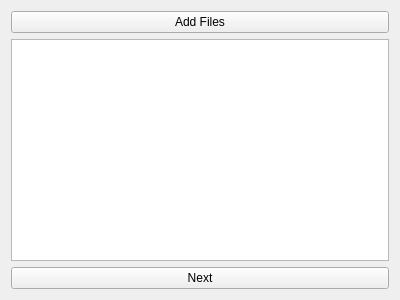
<?xml version="1.0" encoding="UTF-8"?>
<ui version="4.0">
 <class>StartWidget</class>
 <widget class="QWidget" name="StartWidget">
  <property name="geometry">
   <rect>
    <x>0</x>
    <y>0</y>
    <width>400</width>
    <height>300</height>
   </rect>
  </property>
  <property name="windowTitle">
   <string>Form</string>
  </property>
  <layout class="QGridLayout" name="gridLayout" columnstretch="2,1">
   <item row="1" column="0" colspan="2">
    <widget class="QScrollArea" name="scrollArea">
     <property name="widgetResizable">
      <bool>true</bool>
     </property>
     <widget class="QWidget" name="scrollLayout">
      <property name="geometry">
       <rect>
        <x>0</x>
        <y>0</y>
        <width>380</width>
        <height>216</height>
       </rect>
      </property>
      <property name="styleSheet">
       <string notr="true">background-color: rgb(255, 255, 255);</string>
      </property>
      <layout class="QGridLayout" name="gridLayout_2"/>
     </widget>
    </widget>
   </item>
   <item row="0" column="0" colspan="2">
    <widget class="QPushButton" name="browseButton">
     <property name="text">
      <string>Add Files</string>
     </property>
    </widget>
   </item>
   <item row="2" column="0" colspan="2">
    <widget class="QPushButton" name="nextButton">
     <property name="text">
      <string>Next</string>
     </property>
    </widget>
   </item>
  </layout>
 </widget>
 <resources/>
 <connections/>
</ui>
